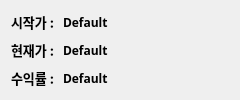
<?xml version="1.0" encoding="UTF-8"?>
<ui version="4.0">
 <class>Form</class>
 <widget class="QWidget" name="Form">
  <property name="geometry">
   <rect>
    <x>0</x>
    <y>0</y>
    <width>240</width>
    <height>100</height>
   </rect>
  </property>
  <property name="minimumSize">
   <size>
    <width>240</width>
    <height>100</height>
   </size>
  </property>
  <property name="font">
   <font>
    <family>맑은 고딕</family>
    <weight>75</weight>
    <bold>true</bold>
   </font>
  </property>
  <property name="windowTitle">
   <string>Form</string>
  </property>
  <property name="autoFillBackground">
   <bool>true</bool>
  </property>
  <property name="styleSheet">
   <string notr="true"/>
  </property>
  <layout class="QHBoxLayout" name="horizontalLayout">
   <item>
    <layout class="QGridLayout" name="gridLayout_2" columnstretch="0,0,0">
     <item row="1" column="1">
      <widget class="QLabel" name="label_current">
       <property name="text">
        <string>Default</string>
       </property>
      </widget>
     </item>
     <item row="2" column="1">
      <widget class="QLabel" name="label_profit">
       <property name="text">
        <string>Default</string>
       </property>
      </widget>
     </item>
     <item row="0" column="1">
      <widget class="QLabel" name="label_start">
       <property name="text">
        <string>Default</string>
       </property>
      </widget>
     </item>
     <item row="1" column="0">
      <widget class="QLabel" name="label_2">
       <property name="font">
        <font>
         <family>맑은 고딕</family>
         <pointsize>10</pointsize>
         <weight>75</weight>
         <bold>true</bold>
        </font>
       </property>
       <property name="text">
        <string>현재가 : </string>
       </property>
      </widget>
     </item>
     <item row="0" column="0">
      <widget class="QLabel" name="label_1">
       <property name="font">
        <font>
         <family>맑은 고딕</family>
         <pointsize>10</pointsize>
         <weight>75</weight>
         <bold>true</bold>
        </font>
       </property>
       <property name="text">
        <string>시작가 : </string>
       </property>
      </widget>
     </item>
     <item row="2" column="0">
      <widget class="QLabel" name="label_3">
       <property name="font">
        <font>
         <family>맑은 고딕</family>
         <pointsize>10</pointsize>
         <weight>75</weight>
         <bold>true</bold>
        </font>
       </property>
       <property name="text">
        <string>수익률 :</string>
       </property>
      </widget>
     </item>
     <item row="0" column="2">
      <spacer name="horizontalSpacer">
       <property name="orientation">
        <enum>Qt::Horizontal</enum>
       </property>
       <property name="sizeHint" stdset="0">
        <size>
         <width>40</width>
         <height>20</height>
        </size>
       </property>
      </spacer>
     </item>
     <item row="1" column="2">
      <spacer name="horizontalSpacer_2">
       <property name="orientation">
        <enum>Qt::Horizontal</enum>
       </property>
       <property name="sizeHint" stdset="0">
        <size>
         <width>40</width>
         <height>20</height>
        </size>
       </property>
      </spacer>
     </item>
     <item row="2" column="2">
      <spacer name="horizontalSpacer_3">
       <property name="orientation">
        <enum>Qt::Horizontal</enum>
       </property>
       <property name="sizeHint" stdset="0">
        <size>
         <width>40</width>
         <height>20</height>
        </size>
       </property>
      </spacer>
     </item>
    </layout>
   </item>
  </layout>
 </widget>
 <resources/>
 <connections/>
</ui>
